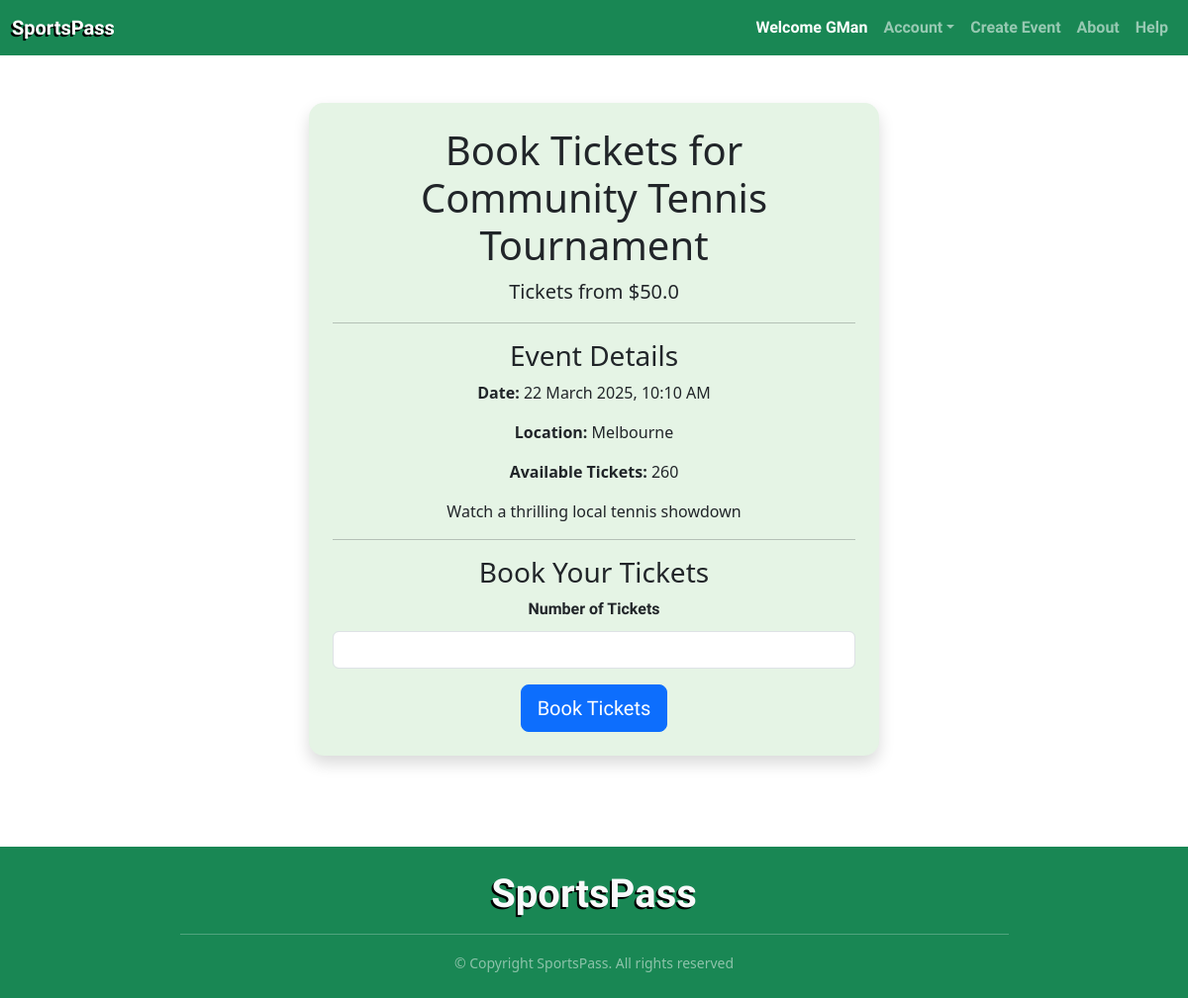
/events/6/book (signed in), run on the app's committed database.
### sportspass/models.py (models this page shows, shortened)
class User(db.Model, UserMixin):
    __tablename__ = 'users'
    id = db.Column(db.Integer, primary_key=True)
    username = db.Column(db.String(100), index=True, unique=True, nullable=False)
    firstname = db.Column(db.String(100), index=True, unique=True, nullable=False)
    lastname = db.Column(db.String(100), index=True, unique=True, nullable=False)
    emailid = db.Column(db.String(100), index=True, nullable=False)
    password_hash = db.Column(db.String(255), nullable=False)
    comments = db.relationship('Comment', backref='user', cascade='all, delete-orphan')
    events = db.relationship('Event', backref='user', cascade='all, delete-orphan')
    orders = db.relationship('Order', backref='user', cascade='all, delete-orphan')

class Event(db.Model):
    __tablename__ = 'events'
    id = db.Column(db.Integer, primary_key=True)
    name = db.Column(db.String(80), nullable=False)
    description = db.Column(db.String(200))
    date = db.Column(db.DateTime, nullable=False)
    location = db.Column(db.String(200), nullable=False)
    price = db.Column(db.Float, nullable=False)
    image = db.Column(db.String(400))
    capacity = db.Column(db.Integer, nullable=False)
    category = db.Column(db.String(50), nullable=False)
    status = db.Column(
        Enum('open', 'inactive', 'sold out', 'cancelled', name='event_status'),
        nullable=False,
        default='open'
    )
    comments = db.relationship('Comment', backref='event', cascade='all, delete-orphan')
    orders = db.relationship('Order', back_populates='event', cascade='all, delete-orphan')
    user_id = db.Column(db.Integer, db.ForeignKey('users.id'), nullable=False)

### sportspass/events.py (the view, shortened to what this page needs)
@eventbp.route('/<int:event_id>/book', methods=['GET', 'POST'])
@login_required
def book_tickets(event_id):
    form = BookTicketForm()
    event = db.session.scalar(db.select(Event).where(Event.id == event_id))
    if event.status in ['cancelled', 'inactive', 'sold out']:
        flash('This event is not available for booking.', 'danger')
        return redirect(url_for('event.show', id=event.id))
    return render_template('events/book-tickets.html', form=form, event=event)

### sportspass/forms.py
class BookTicketForm(FlaskForm):
    ticket_amount = IntegerField('Number of Tickets', validators=[
        InputRequired(), NumberRange(min=1, message="Please book at least one ticket.")
    ])
    submit = SubmitField('Book Tickets')

### sportspass/templates/events/book-tickets.html (shortened to what this page needs)
{% extends 'base.html' %}
{% from 'bootstrap5/form.html' import render_form %}
{% block head %}
<link rel="stylesheet" href="{{ url_for('static', filename='css/forms.css') }}">
{% endblock %}
{% block content %}
<div class="container-fluid my-5">
    <div class="row justify-content-center">
        <div class="col-6">
            <div class="card-body p-4 shadow">
                <div class="text-center">
                    <h1>Book Tickets for {{ event.name }}</h1>
                    <p class="lead">Tickets from ${{ event.price }}</p>
                    <hr>
                    <h3>Event Details</h3>
                    <p><strong>Date:</strong> {{ event.date.strftime('%d %B %Y, %I:%M %p') }}</p>
                    <p><strong>Location:</strong> {{ event.location }}</p>
                    <p><strong>Available Tickets:</strong> {{ event.capacity }}</p>
                    <p>{{ event.description }}</p>
                    <hr>
                    <h3>Book Your Tickets</h3>
                    <form method="POST" action="{{ url_for('event.book_tickets', event_id=event.id) }}">
                        <div class="mb-3">
                            {{ form.ticket_amount.label(class="form-label") }}
                            {{ form.ticket_amount(class="form-control") }}
                        </div>
                        <div class="text-center mt-3">
                            {{ form.submit(class="btn btn-primary btn-lg") }}
                        </div>
                    </form>
                </div>
            </div>
        </div>
    </div>
</div>
{% endblock %}

### sportspass/templates/base.html (shortened to what this page needs)
<!doctype html>
<html lang="en">
<head>
    <link href="https://cdn.jsdelivr.net/npm/bootstrap@5.3.2/dist/css/bootstrap.min.css" rel="stylesheet"
>
    <link rel="stylesheet" href="{{ url_for('static', filename='css/global.css') }}">
    {% block head %}
    {% endblock %}
</head>
<body>
    <header>
        <nav class="navbar navbar-expand-lg navbar-dark bg-success">
            <div class="container-fluid">
                <a class="navbar-brand" href="/">SportsPass</a>
                <div class="collapse navbar-collapse" id="navbarNav">
                    <ul class="navbar-nav ms-auto">
                        {% if current_user.is_authenticated %}
                        <a class="nav-item nav-link disabled text-white" href="#">Welcome {{current_user.username}}</a>
                        <li class="nav-item dropdown">
                            <a class="nav-link dropdown-toggle" href="#" id="accountDropdown" role="button"
                                data-bs-toggle="dropdown" aria-expanded="false">Account</a>
                        </li>
                        {% else %}
                        <a class="nav-item nav-link" href="{{ url_for('auth.register') }}">Register</a>
                        <a class="nav-item nav-link" href="{{ url_for('auth.login') }}">Log In</a>
                        {% endif %}
                        <li class="nav-item">
                            <a class="nav-link" href="{{ url_for('event.create') }}">Create Event</a>
                        </li>
                        <li class="nav-item">
                            <a class="nav-link" href="#">About</a>
                        </li>
                        <li class="nav-item">
                            <a class="nav-link" href="#">Help</a>
                        </li>
                    </ul>
                </div>
            </div>
        </nav>
    </header>
    <main class="content-wrapper">
        <div class="row justify-content-center">
            <div class="col-12">
                {% block content %}
                {% endblock %}
            </div>
        </div>
    </main>
    <footer class="footer bg-success text-light text-center py-4">
        <div class="container">
            <p class="display-6 mb-3 footer-title">SportsPass</p>
            <hr class="w-75 mx-auto">
            <small class="text-white-50">&copy; Copyright SportsPass. All rights reserved</small>
        </div>
    </footer>
</body>
</html>

### sportspass/static/css/global.css (style rules this page uses)
.navbar-brand, .footer-title { font-family: "Chakra Petch", sans-serif; font-weight: 700; font-style: normal; text-shadow: -2px 2px black; }
.nav-item, .dropdown, .title, .card-title { font-family: "Chakra Petch", sans-serif; font-weight: 600; font-style: normal; }
.btn { font-family: "Chakra Petch", sans-serif; }
.content-wrapper { display: flex; flex-direction: column; min-height: 100vh; }
.footer { margin-top: auto; }

### sportspass/static/css/forms.css (style rules this page uses)
.form-label { font-family: "Chakra Petch", sans-serif; font-weight: 600; font-style: normal; }
.form-control { font-family: "Chakra Petch", sans-serif; }
.form-label { margin-bottom: 10px; font-weight: bold; }
.creation-card, .card-body { box-shadow: 0 4px 8px rgba(0, 0, 0, 0.1); border-radius: 15px; padding: 20px; background-color: #e5f4e5; }

### data on the page
User: username "GMan"
Event: name "Community Tennis Tournament", price "50.0", date "22 March 2025, 10:10 AM", location "Melbourne", capacity "260", description "Watch a thrilling local tennis showdown"
